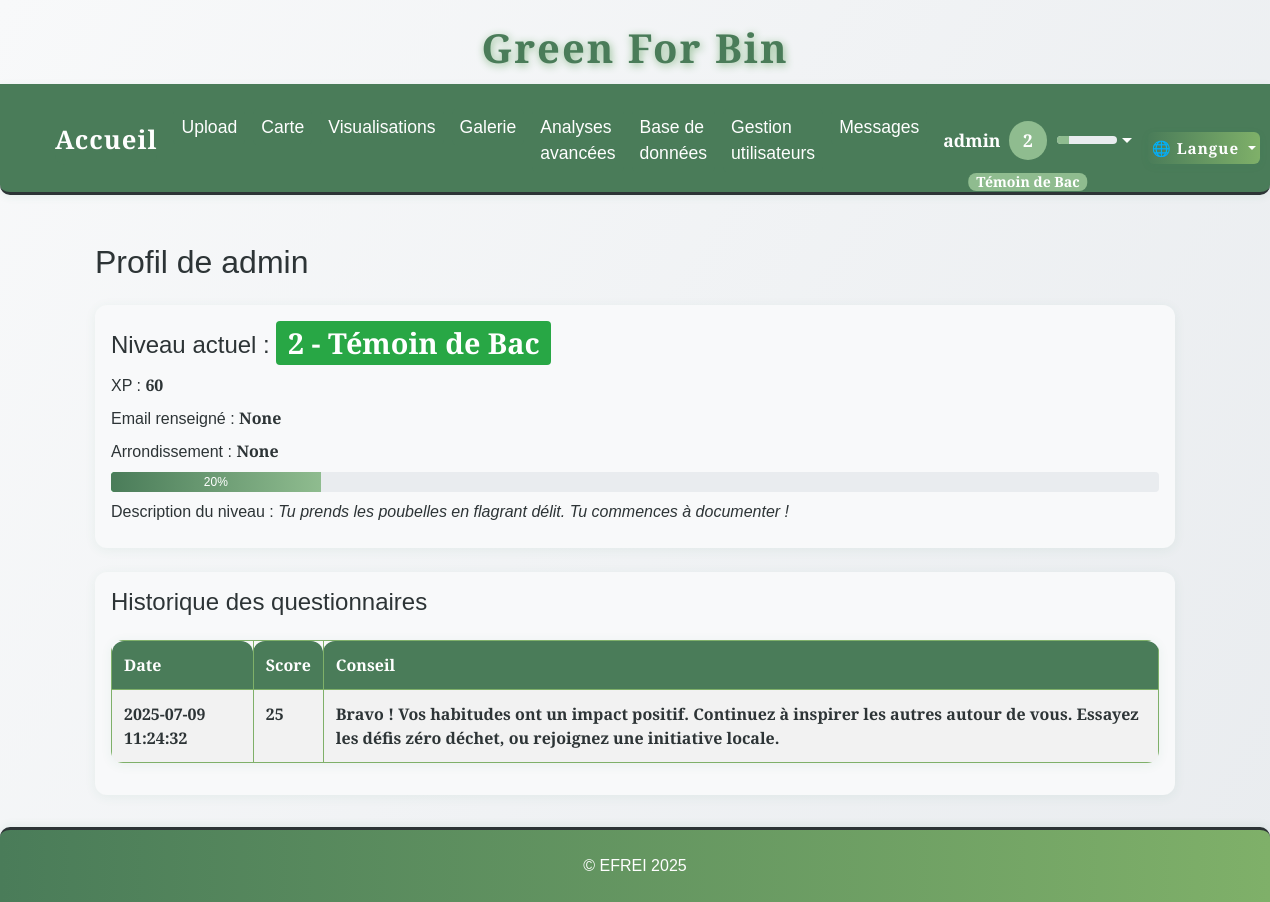
The app's page /profil (signed in) with its own data.
### tables this page shows
CREATE TABLE user_eco_analysis (
                id INTEGER PRIMARY KEY AUTOINCREMENT,
                user_id INTEGER NOT NULL,
                date_filled TEXT NOT NULL,
                score INTEGER NOT NULL,
                details TEXT,
                FOREIGN KEY(user_id) REFERENCES users(id)
            );

### app.py (the view, shortened to what this page needs)
@app.route('/profil', methods=['GET', 'POST'])
@login_required
def profil():
    user_id = session.get('user_id')
    if not user_id:
        flash(_('Vous devez être connecté pour accéder à votre profil.'), 'error')
        return redirect(url_for('login'))
    arrondissements = []
    arr_file = os.path.join('static', 'data', 'arrondissements.geojson')
    try:
        with open(arr_file, encoding='utf-8') as f:
            arr_geo = json.load(f)
        for feature in arr_geo['features']:
            arr_name = feature['properties'].get('nom', feature['properties'].get('l_ar'))
            arrondissements.append(arr_name)
        arrondissements = sorted(arrondissements)
    except Exception as e:
        print(f"[PROFIL] Erreur chargement arrondissements: {e}")
        arrondissements = []
    with sqlite3.connect(DB_PATH) as conn:
        c = conn.cursor()
        c.execute("SELECT xp, email, arrondissement FROM users WHERE id = ?", (user_id,))
        row = c.fetchone()
        if row:
            xp, email, arrondissement = row
        else:
            xp, email, arrondissement = 0, '', ''
    level = get_user_level(xp)
    history = []
    with sqlite3.connect(DB_PATH) as conn:
        c = conn.cursor()
        c.execute("SELECT score, date_filled FROM user_eco_analysis WHERE user_id = ? ORDER BY date_filled DESC", (user_id,))
        rows = c.fetchall()
        for score, date_filled in rows:
            if score >= 24:
                advice = _('Bravo ! Vos habitudes ont un impact positif. Continuez à inspirer les autres autour de vous. Essayez les défis zéro déchet, ou rejoignez une initiative locale.')
            elif score >= 18:
                advice = _('Vous avez de très bons réflexes. Pour progresser : essayez le compostage ou limitez les emballages.')
            elif score >= 12:
                advice = _('Vous êtes conscient·e de l’enjeu. Triez systématiquement, renseignez-vous sur les points de collecte.')
            else:
                advice = _("Pas de panique ! Commencez par des gestes simples comme trier ou acheter en vrac. Chaque geste compte !")
            history.append({
                'date': date_filled,
                'score': score,
                'advice': advice
            })
    return render_template('profil.html', level=level, history=history, email=email, arrondissement=arrondissement, arrondissements=arrondissements)

### app.py (called while the page is built)
def get_locale():
    return session.get('lang', request.accept_languages.best_match(['en', 'fr']))

@app.context_processor
def inject_locale():
    return dict(get_locale=get_locale)

@app.context_processor
def inject_user_level():
    def user_level():
        if 'user_id' in session:
            try:
                with sqlite3.connect(DB_PATH) as conn:
                    c = conn.cursor()
                    c.execute("SELECT xp FROM users WHERE id = ?", (session['user_id'],))
                    row = c.fetchone()
                    xp = row[0] if row and row[0] is not None else 0
                return get_user_level(xp)
            except Exception as e:
                print(f"[USER LEVEL] {e}")
        return get_user_level(0)
    return dict(user_level=user_level)

def login_required(f):
    @wraps(f)
    def decorated_function(*args, **kwargs):
        if 'user_id' not in session:
            flash(_('Vous devez être connecté pour accéder à cette page.'), 'error')
            return redirect(url_for('login'))
        return f(*args, **kwargs)
    return decorated_function

### templates/profil.html (shortened to what this page needs)
{% extends "base.html" %}
{% block content %}
<div class="container mt-4">
    <h2 class="mb-4">{{ _('Profil de') }} {{ session.get('username') }}</h2>
    <div class="card mb-4 p-3">
        <h4>{{ _('Niveau actuel') }} : <span class="badge badge-success" style="font-size:1.2em;">{{ level.level }} - {{ _(level.title) }}</span></h4>
        <div class="mb-2">{{ _('XP') }} : <strong>{{ level.xp }}</strong></div>
        <div class="mb-2">{{ _('Email renseigné') }} : <strong>{{ email }}</strong></div>
        <div class="mb-2">{{ _('Arrondissement') }} : <strong>{{ arrondissement }}</strong></div>
        <div class="progress mb-2" style="height: 20px;">
            <div class="progress-bar bg-success" role="progressbar" style="width: {{ level.progress }}%;" aria-valuenow="{{ level.progress }}" aria-valuemin="0" aria-valuemax="100">{{ level.progress }}%</div>
        </div>
        <div class="mb-2">{{ _('Description du niveau') }} : <em>{{ _(level.desc) }}</em></div>
    </div>
    <div class="card p-3">
        <h4>{{ _('Historique des questionnaires') }}</h4>
        {% if history %}
        <table class="table table-striped mt-3">
            <thead>
                <tr>
                    <th>{{ _('Date') }}</th>
                    <th>{{ _('Score') }}</th>
                    <th>{{ _('Conseil') }}</th>
                </tr>
            </thead>
            <tbody>
                {% for entry in history %}
                <tr>
                    <td>{{ entry.date }}</td>
                    <td>{{ entry.score }}</td>
                    <td>{{ entry.advice }}</td>
                </tr>
                {% endfor %}
            </tbody>
        </table>
        {% else %}
        <div class="alert alert-info mt-3">{{ _('Aucun questionnaire rempli pour le moment.') }}</div>
        {% endif %}
    </div>
</div>
{% endblock %}

### static/css/style.css (style rules this page uses)
:root { --primary-green: #4a7c59; --light-green: #7fb069; --sage-green: #8fbc8f; --cream: #fefefe; --warm-white: #f8f9fa; --soft-gray: #e9ecef; --charcoal: #2d3436; --text-primary: #2d3436; --text-secondary: #636e72; --radius: 2.5rem; --shadow: 0 4px 24px rgba(44, 124, 89, 0.10); --transition: all 0.3s cubic-bezier(.4,0,.2,1); --green-dark: var(--primary-green); --green: var(--light-green); --green-light: var(--sage-green); --beige: var(--cream); --white: var(--cream); --black: var(--charcoal); }
html, body { height: 100%; margin: 0; padding: 0; }
body { display: flex; flex-direction: column; min-height: 100vh; }
.container.mt-4 { flex: 1 0 auto; }
.card { background: var(--white); border-radius: var(--radius); box-shadow: var(--shadow); padding: 2rem 1.5rem; margin-bottom: 2rem; transition: var(--transition); position: relative; overflow: hidden; }

### static/css/greenforbin.css (style rules this page uses)
:root { --primary-green: #4a7c59; --light-green: #7fb069; --sage-green: #8fbc8f; --cream: #fefefe; --warm-white: #f8f9fa; --soft-gray: #e9ecef; --charcoal: #2d3436; --text-primary: #2d3436; --text-secondary: #636e72; }
body { background: linear-gradient(135deg, var(--cream) 0%, var(--light-green) 100%); color: var(--text-primary); font-family: 'Segoe UI', 'Roboto', Arial, sans-serif; min-height: 100vh; }
.card { border-radius: 16px; box-shadow: 0 4px 24px 0 rgba(79, 124, 89, 0.10); border: none; background: var(--warm-white); }
.table { background: var(--warm-white); border-radius: 10px; overflow: hidden; }
th { background: var(--primary-green); color: var(--cream); }
td, th { border: 1px solid var(--light-green) !important; }
.progress-bar { background: linear-gradient(90deg, var(--primary-green) 0%, var(--sage-green) 100%); }

### templates/base.html (style rules this page uses)
:root { --primary-green: #4a7c59; --light-green: #7fb069; --sage-green: #8fbc8f; --cream: #fefefe; --warm-white: #f8f9fa; --soft-gray: #e9ecef; --charcoal: #2d3436; --text-primary: #2d3436; --text-secondary: #636e72; }
body { background: linear-gradient(120deg, var(--warm-white) 0%, var(--soft-gray) 100%); min-height: 100vh; color: var(--text-primary); font-family: 'Quercus Serif', 'Montserrat', 'Quicksand', Arial, sans-serif !important; }
body, h1, h2, h3, h4, h5, h6, .navbar, .nav-link, .btn, .card, .table, .form-control, .modal-content { font-family: 'Quercus Serif', 'Montserrat', 'Quicksand', Arial, sans-serif !important; color: var(--text-primary); }
.card, .box, .content-box, .table, .table-green-text, .form-control, .modal-content { background: var(--warm-white); border-radius: 12px; box-shadow: 0 2px 12px rgba(44, 124, 89, 0.07); border: none; color: var(--text-primary); }
.table-green-text td, .table-green-text th, .table th, .table td { color: var(--text-primary) !important; font-weight: 600; }
.table thead th { background: var(--primary-green); color: var(--cream) !important; border-top-left-radius: 12px; border-top-right-radius: 12px; }
.table-striped > tbody > tr:nth-of-type(odd) { background-color: var(--soft-gray); }

### records on screen
user_eco_analysis: date "2025-07-09 11:24:32", score "25", advice "Bravo ! Vos habitudes ont un impact positif. Continuez à inspirer les autres autour de vous. Essayez les défis zéro déchet, ou rejoignez une initiative locale."

### other values on screen
{{ session.get('username') }} "admin"
{{ lvl.level }} "2"
{{ level.level }} "2"
{{ level.xp }} "60"
{{ email }} "None"
{{ arrondissement }} "None"
{{ level.progress }} "20"
